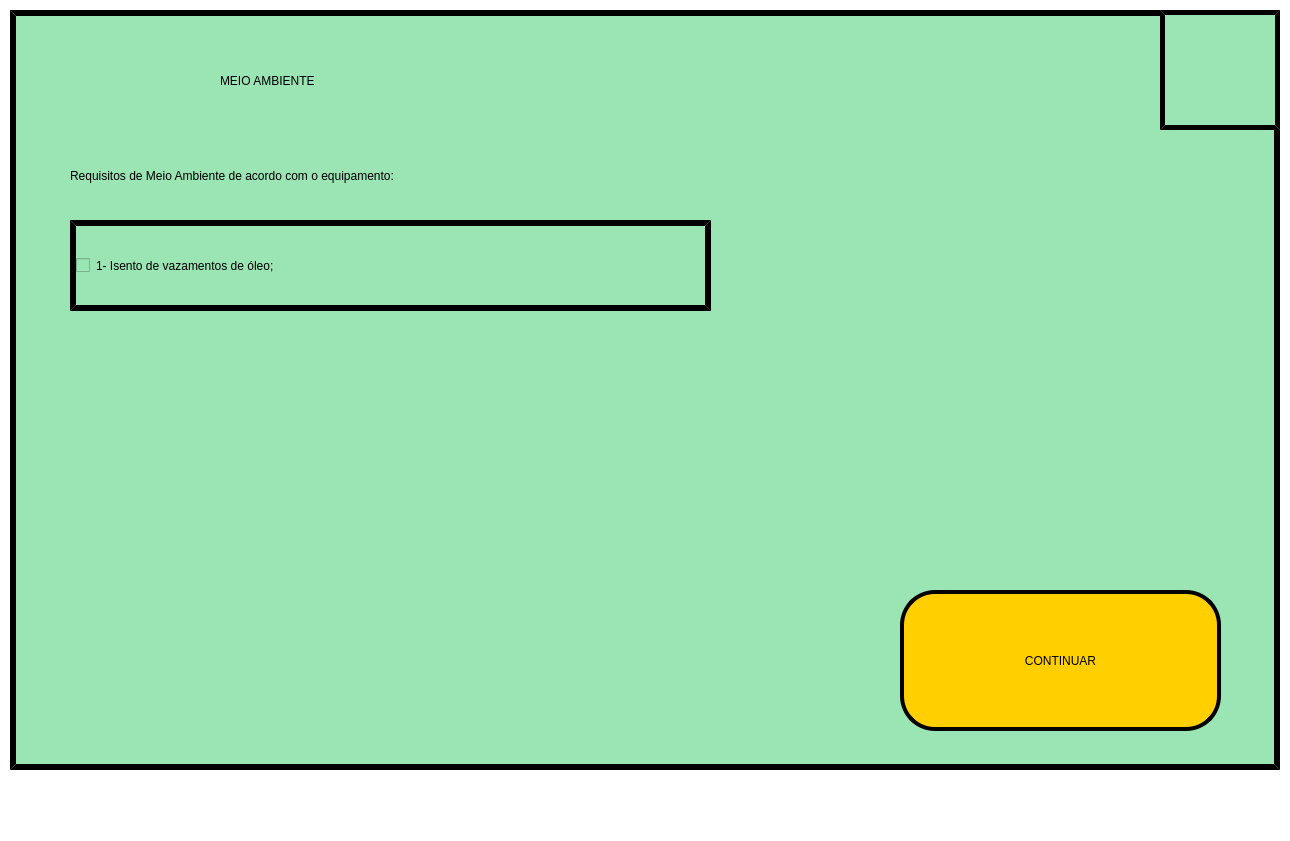
<?xml version="1.0" encoding="UTF-8"?>
<ui version="4.0">
 <class>Liberacao_Meio_Ambiente</class>
 <widget class="QMainWindow" name="Liberacao_Meio_Ambiente">
  <property name="geometry">
   <rect>
    <x>0</x>
    <y>0</y>
    <width>1290</width>
    <height>841</height>
   </rect>
  </property>
  <property name="minimumSize">
   <size>
    <width>1290</width>
    <height>841</height>
   </size>
  </property>
  <property name="maximumSize">
   <size>
    <width>1290</width>
    <height>841</height>
   </size>
  </property>
  <property name="windowTitle">
   <string>MainWindow</string>
  </property>
  <property name="styleSheet">
   <string notr="true">background-color: rgb(255, 255, 255);</string>
  </property>
  <widget class="QWidget" name="centralwidget">
   <widget class="QLabel" name="Label_Borda">
    <property name="geometry">
     <rect>
      <x>0</x>
      <y>783</y>
      <width>1290</width>
      <height>18</height>
     </rect>
    </property>
    <property name="text">
     <string/>
    </property>
    <property name="pixmap">
     <pixmap>Imagens/Borda.png</pixmap>
    </property>
    <property name="scaledContents">
     <bool>true</bool>
    </property>
   </widget>
   <widget class="QFrame" name="Frame">
    <property name="geometry">
     <rect>
      <x>10</x>
      <y>10</y>
      <width>1270</width>
      <height>760</height>
     </rect>
    </property>
    <property name="styleSheet">
     <string notr="true">background-color: rgb(155, 228, 179);
border-style: outset;




border-color: rgb(0, 0, 0);
border-width:6px;
</string>
    </property>
    <property name="frameShape">
     <enum>QFrame::StyledPanel</enum>
    </property>
    <property name="frameShadow">
     <enum>QFrame::Raised</enum>
    </property>
    <widget class="QLabel" name="Label_Seguranca">
     <property name="geometry">
      <rect>
       <x>210</x>
       <y>10</y>
       <width>841</width>
       <height>121</height>
      </rect>
     </property>
     <property name="styleSheet">
      <string notr="true">border-style: outset;




border-color: rgb(0, 0, 0);
border-width:0px;

font: 75 65pt &quot;Bosch Sans Bold&quot;;</string>
     </property>
     <property name="text">
      <string>MEIO AMBIENTE</string>
     </property>
    </widget>
    <widget class="QCheckBox" name="checkBox_1">
     <property name="geometry">
      <rect>
       <x>60</x>
       <y>210</y>
       <width>641</width>
       <height>91</height>
      </rect>
     </property>
     <property name="styleSheet">
      <string notr="true">


QCheckBox::indicator
{
width : 37px;
height : 37px;
background-color:white;
border-style: outset;
border-color: rgb(0, 0, 0);
border-width:3px;
}
QCheckBox::indicator:checked {
   background-color:rgb(255, 207, 0);
}

border-style: inside;

border-color: rgb(0, 0, 0);
border-width:0px;
font: 75 25pt &quot;Bosch Sans Bold&quot;;</string>
     </property>
     <property name="text">
      <string>1- Isento de vazamentos de óleo;</string>
     </property>
    </widget>
    <widget class="QPushButton" name="botao_continuar">
     <property name="geometry">
      <rect>
       <x>890</x>
       <y>580</y>
       <width>321</width>
       <height>141</height>
      </rect>
     </property>
     <property name="styleSheet">
      <string notr="true">background-color: rgb(255, 207, 0);
border-style: outset;
border-radius: 35px;



border-color: rgb(0, 0, 0);
border-width:4px;

font: 75 35pt &quot;Bosch Sans Bold&quot;;</string>
     </property>
     <property name="text">
      <string>CONTINUAR</string>
     </property>
    </widget>
    <widget class="QLabel" name="Label_titulo">
     <property name="geometry">
      <rect>
       <x>60</x>
       <y>140</y>
       <width>1021</width>
       <height>51</height>
      </rect>
     </property>
     <property name="styleSheet">
      <string notr="true">border-style: outset;




border-color: rgb(0, 0, 0);
border-width:0px;

font: 75 25pt &quot;Bosch Sans Bold&quot;;</string>
     </property>
     <property name="text">
      <string>Requisitos de Meio Ambiente de acordo com o equipamento:</string>
     </property>
    </widget>
    <widget class="QPushButton" name="botao_home">
     <property name="geometry">
      <rect>
       <x>1150</x>
       <y>0</y>
       <width>120</width>
       <height>120</height>
      </rect>
     </property>
     <property name="styleSheet">
      <string notr="true">border-style: outset;
border-color: rgb(0, 0, 0);
border-width:5px;</string>
     </property>
     <property name="text">
      <string/>
     </property>
     <property name="icon">
      <iconset>
       <normaloff>imagens/Home.Liberacao.png</normaloff>imagens/Home.Liberacao.png</iconset>
     </property>
     <property name="iconSize">
      <size>
       <width>105</width>
       <height>105</height>
      </size>
     </property>
    </widget>
   </widget>
  </widget>
  <widget class="QMenuBar" name="menubar">
   <property name="geometry">
    <rect>
     <x>0</x>
     <y>0</y>
     <width>1290</width>
     <height>21</height>
    </rect>
   </property>
  </widget>
  <widget class="QStatusBar" name="statusbar"/>
 </widget>
 <resources/>
 <connections/>
</ui>
